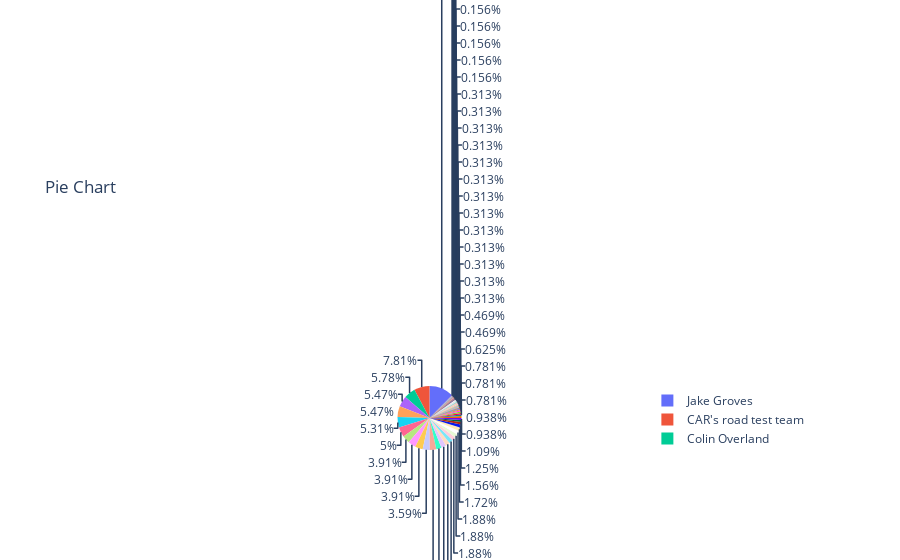

Write notebook code for a chart like this one.
### Code cell
fig = px.pie(df, values=author_groups, names=author_groups.index, title='Authors Name Based on Number of Published Reviews')
fig.show()

### Figure 1 — Plotly figure (JSON) as saved in the notebook; plotly's stock layout.template omitted (floating-point values rounded to 4 significant figures)
{"data": [{"domain": {"x": [0, 1], "y": [0, 1]}, "hovertemplate": "label=%{label}<br>value=%{value}<extra></extra>", "labels": ["Jake Groves", "CAR's road test team", "Colin Overland", "Adam Binnie", "James Taylor", "Ben Barry", "Georg Kacher", "Tom Wiltshire", "James Dennison", "Ben Miller", "Curtis Moldrich", "CJ Hubbard", "Keith Adams", "Gareth Evans", "Tom Goodlad", "Tim Pollard", "Murray Scullion", "Chris Chilton", "Phil McNamara", "Keith WR Jones", "Gavin Green", "Lawrence Cheung", "Christofer Lloyd", "Tim Pitt", "Anthony ffrench-Constant", "Richard Kilpatrick", "and Jake Groves", "Kyle Fortune", "and Tim Pollard", "Steve Moody", "Ben Whitworth", "and Colin Overland", "and Kyle Fortune", "and Ben Miller", "Ben Oliver", "and Lawrence Cheung", "and Phil McNamara", "and Tom Goodlad", "John-Joe Vollans", "Damion Smy", "and James Dennison", "Ben Pulman", "Dan Trent", "and Murray Scullion", "Gareth Evans & Chris Chilton", "James Taylor & James Dennison", "and Gareth Evans", "Georg Kacher & Ben Miller", "and Keith Adams", "Alex Goy", "Curtis Moldrich & Ben Barry", "Mel Nichols", "and Chris Chilton", "Curtis Moldrich & Jake Groves", "Dan Prosser", "Roland Moore-Colyer & CJ Hubbard", "Matt Robinson", "Andrew English", "Caspar Winkelmann", "Mark Walton", "Keith Jones,", "and Ben Barry", "Modern Classics", "John Simister", "and Adam Binnie", "Nat Barnes", "Jethro Bovingdon"], "legendgroup": "", "name": "", "showlegend": true, "type": "pie", "values": [80, 50, 37, 35, 35, 34, 32, 25, 25, 25, 23, 21, 17, 16, 14, 13, 12, 12, 12, 11, 10, 8, 7, 6, 6, 5, 5, 5, 4, 3, 3, 2, 2, 2, 2, 2, 2, 2, 2, 2, 2, 2, 2, 2, 1, 1, 1, 1, 1, 1, 1, 1, 1, 1, 1, 1, 1, 1, 1, 1, 1, 1, 1, 1, 1, 1, 1]}], "layout": {"legend": {"tracegroupgap": 0}, "title": {"text": "Pie Chart"}}}
